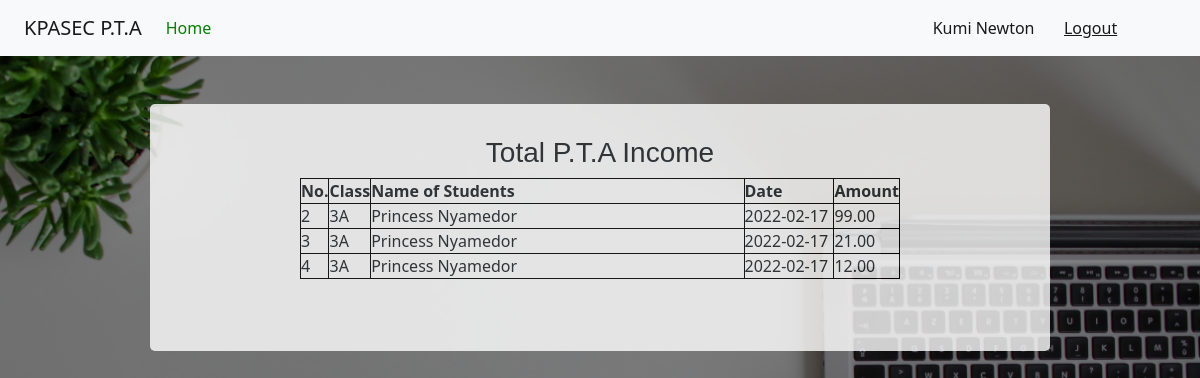
The app's page /accountant_dashboard/total_pta_income (signed in) with its own data.
### app.py (models this page shows, shortened)
class User(db.Model, UserMixin):
	__bind_key__ = "kpasec"
	id = db.Column(db.Integer, primary_key=True)
	date = db.Column(db.DateTime, default = datetime.utcnow())
	username = db.Column(db.String(80), unique=False, nullable=False)
	email = db.Column(db.String(120), unique=True, nullable=False)
	password = db.Column(db.String(120), nullable=False)
	is_admin = db.Column(db.Boolean,  default=False)
	function = db.Column(db.String(120))
	approval = db.Column(db.Boolean, default=False)

class PTAIncome(db.Model):
	__bind_key__ = "kpasec"
	id = db.Column(db.Integer, primary_key=True)
	date = db.Column(db.DateTime, default = datetime.utcnow())
	clerk = db.Column(db.String(120), nullable=False)
	amount = db.Column(db.Integer)
	tx_id = db.Column(db.String(16))
	semester = db.Column(db.String(10))
	mode_of_payment = db.Column(db.String(20))
	category = db.Column(db.String(20), default="revenue")
	student_id = db.Column(db.String(10), db.ForeignKey('student.id'))#Here we reference the table name

class Student(db.Model):
	__bind_key__ = "kpasec"
	id = db.Column(db.Integer, primary_key=True)
	date = db.Column(db.DateTime, default = datetime.utcnow())
	clerk = db.Column(db.String(120),nullable=False)
	date_admitted = db.Column(db.DateTime)
	fullname = db.Column(db.String(80), unique=False, nullable=False)
	date_of_birth = db.Column(db.String(10), unique=True)
	class1 = db.Column(db.String(10), unique=False, nullable=False)
	parent_contact = db.Column(db.String(12), nullable=False)
	phone = db.Column(db.String(12))
	id_number = db.Column(db.String(120), unique=True, nullable=False)
	status = db.Column(db.Boolean, default=True)
	pta = db.relationship('PTAIncome', backref='pta_payer', lazy=True)#Here we reference the class
	etl = db.relationship('ETLIncome', backref='etl_payer', lazy=True)
	payer = db.relationship('StudentPayments', backref='payer', lazy=True)

### app.py (the view)
@app.route("/accountant_dashboard/total_pta_income")
@login_required
def total_pta_income():
	if current_user.is_authenticated and current_user.approval:
		incomes = PTAIncome.query.all()
		return render_template("total_pta_income.html", incomes=incomes)
	else:
		abort(404)

### app.py (called while the page is built)
@app.template_filter()
def currencyFormat(value):
	value = float(value)
	if value >= 0:
		return "{:,.2f}".format(value)
	else:
		value2 = "{:,.2f}".format(value)
		return "("+value2[1:]+")"

@login_manager.user_loader
def load_user(user_id):
	return User.query.get(int(user_id))

### templates/total_pta_income.html (shortened to what this page needs)
{% extends "bootstrap.html" %}
{% block content %}
<!DOCTYPE html>
<html>
<head>
</head>
<body>
<header>
		<nav class="navbar navbar-expand-lg navbar-light bg-light">
			    <a class="navbar-brand kpa" href="#">KPASEC P.T.A</a>
				<div class="collapse navbar-collapse" id="navbarText">
			      <ul class="navbar-nav me-auto mb-2 mb-lg-0">
			        <li class="nav-item">
			          <a class="nav-link active " aria-current="page" href="{{url_for('accountant_dashboard')}}" id="dash">Home</a>
			        </li>
			      </ul>
			      <span class="navbar-text" >
			      	<a style="text-decoration:none;" href="{{url_for('account')}}" class="nn">{{current_user.username}}</a>
			      	<a href="{{url_for('logout')}}">Logout</a>
			      </span>
			    </div>
			</nav>
	</header>
   <center>
   	<div class="ttable" id="cont1">
   		<h3 class="topp" style="padding-top:4vh;font-family: sans-serif;">Total P.T.A Income </h3>
   		<table >
   			<tr>
   				<th class="non">No.</th>
   				<th class="foom">Class</th>
   				<th class="fom">Name of Students</th>
   				<th class="fomm">Date</th>
   				<th class="foomm">Amount</th>
   			</tr>
   			{% for income in incomes %}
   			   {% if income.category != 'charge' %}
   			<tr>
   				<td>{{loop.index}}</td>
   				<td class="fom">{{income.pta_payer.class1}}</td>
   				<td>{{income.pta_payer.fullname}}</td>
   				<td>{{income.date.date()}}</td>
   				<td>{{income.amount | currencyFormat }}</td>
   			</tr>
   			   {% endif %}
   			{% endfor %}
   		</table><br><br><br>
   	</div><br>
</center>
</body>
</html>
{% endblock %}

### records on screen
User: username "Kumi Newton"
PTAIncome: pta_payer.class1 "3A", pta_payer.fullname "Princess Nyamedor", date "2022-02-17", amount "99.00"
PTAIncome: pta_payer.class1 "3A", pta_payer.fullname "Princess Nyamedor", date "2022-02-17", amount "21.00"
PTAIncome: pta_payer.class1 "3A", pta_payer.fullname "Princess Nyamedor", date "2022-02-17", amount "12.00"
